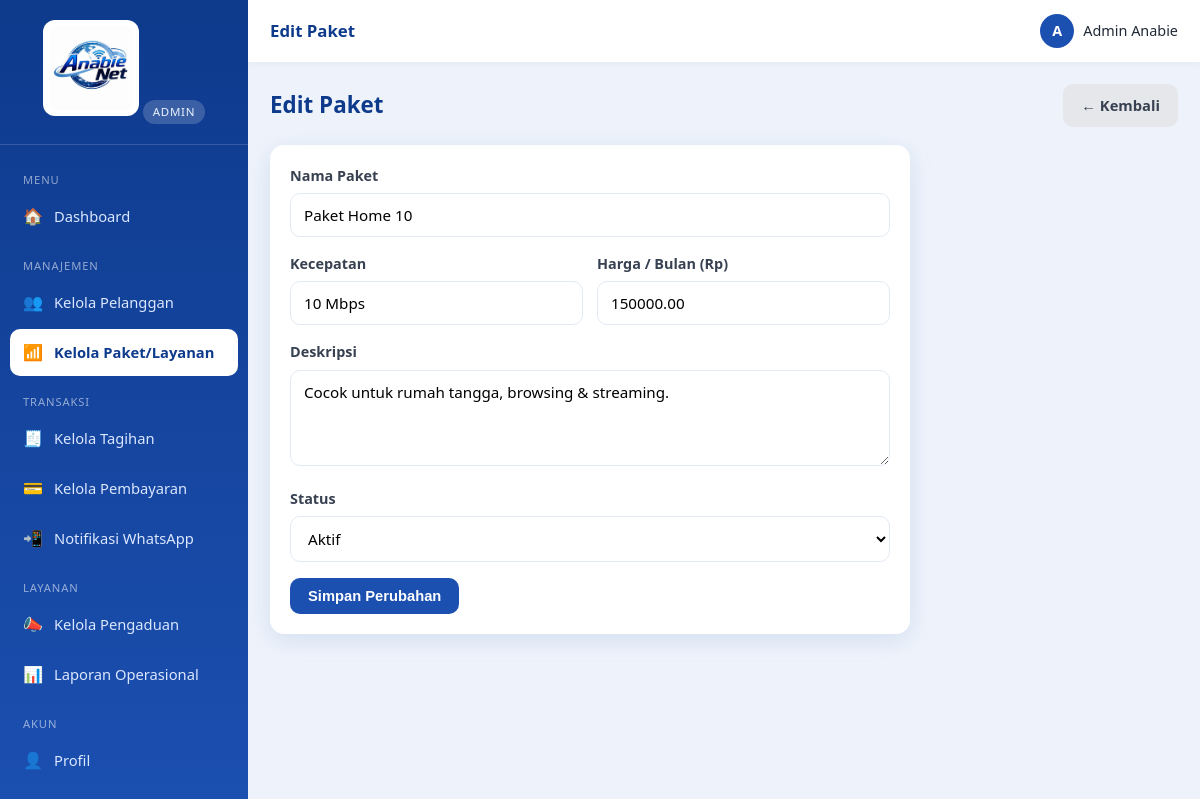
The app's page /index.php?r=paket.edit&id=1 (signed in) with its own data.
### tables this page shows
CREATE TABLE `paket` (
  `id`         INT AUTO_INCREMENT PRIMARY KEY,
  `nama`       VARCHAR(120) NOT NULL,
  `kecepatan`  VARCHAR(60) NOT NULL,
  `harga`      DECIMAL(12,2) NOT NULL DEFAULT 0,
  `deskripsi`  TEXT DEFAULT NULL,
  `status`     ENUM('aktif','nonaktif') NOT NULL DEFAULT 'aktif',
  `created_at` TIMESTAMP DEFAULT CURRENT_TIMESTAMP
);

### app/lib/view.php (called while the page is built, shortened)
<?php
function render(string $view, array $data = [], array $opts = []): void
{
    extract($data, EXTR_SKIP);
    include VIEW_PATH . '/' . $view . '.php';
    include VIEW_PATH . '/partials/layout.php';
}

### app/controllers/paket.php (called while the page is built, shortened)
<?php
function ctl_paket_edit(): void
{
    $paket = query_one("SELECT * FROM paket WHERE id=?", [(int) ($_GET['id'] ?? 0)]);
    render('admin/paket_form', compact('paket'),
        ['title' => 'Edit Paket', 'active' => 'paket.index']);
}

### public/index.php (called while the page is built, shortened)
<?php
require __DIR__ . '/../app/lib/db.php';
require __DIR__ . '/../app/lib/helpers.php';
require __DIR__ . '/../app/lib/view.php';
$r = $_GET['r'] ?? '';
[$handler, $roles] = $routes[$r];
call_user_func($handler);

### app/lib/db.php (called while the page is built, shortened)
<?php
function db(): PDO
{
    static $pdo = null;
    if ($pdo === null) {
        $dsn = sprintf('mysql:host=%s;port=%s;dbname=%s;charset=utf8mb4', DB_HOST, DB_PORT, DB_NAME);
        try {
            $pdo = new PDO($dsn, DB_USER, DB_PASS, [
                PDO::ATTR_ERRMODE            => PDO::ERRMODE_EXCEPTION,
                PDO::ATTR_DEFAULT_FETCH_MODE => PDO::FETCH_ASSOC,
                PDO::ATTR_EMULATE_PREPARES   => false,
            ]);
        } catch (PDOException $e) {
            http_response_code(500);
            die('Koneksi database gagal: ' . htmlspecialchars($e->getMessage()));
        }
    }
    return $pdo;
}
function query_one(string $sql, array $params = []): ?array
{
    $st = db()->prepare($sql);
    $st->execute($params);
    $row = $st->fetch();
    return $row === false ? null : $row;
}

### app/lib/helpers.php (called while the page is built, shortened)
<?php
function e($v): string
{
    return htmlspecialchars((string) ($v ?? ''), ENT_QUOTES, 'UTF-8');
}
function url(string $path = ''): string
{
    return BASE_URL . '/' . ltrim($path, '/');
}
function route(string $r, array $params = []): string
{
    $qs = array_merge(['r' => $r], $params);
    return url('index.php') . '?' . http_build_query($qs);
}
function status_label(string $status): string
{
    $map = [
        'belum_lunas' => 'Belum Lunas', 'lunas' => 'Lunas',
        'aktif' => 'Aktif', 'isolir' => 'Isolir', 'nonaktif' => 'Nonaktif',
        'baru' => 'Baru', 'diproses' => 'Diproses', 'selesai' => 'Selesai',
    ];
    return $map[$status] ?? ucfirst(str_replace('_', ' ', $status));
}

### app/views/admin/paket_form.php (the view, shortened to what this page needs)
<?php $edit = (bool) $paket; ?>
<div class="page-head">
  <div><h1><?= $edit ? 'Edit' : 'Tambah' ?> Paket</h1></div>
  <a class="btn btn-muted" href="<?= route('paket.index') ?>">&larr; Kembali</a>
</div>
<div class="card" style="max-width:640px">
  <form method="post" action="<?= $edit ? route('paket.update') : route('paket.store') ?>">
    <div class="form-group">
      <label>Nama Paket</label>
      <input class="form-control" name="nama" required value="<?= e($paket['nama'] ?? '') ?>">
    </div>
    <div class="form-row">
      <div class="form-group">
        <label>Kecepatan</label>
        <input class="form-control" name="kecepatan" required value="<?= e($paket['kecepatan'] ?? '') ?>" placeholder="mis. 20 Mbps">
      </div>
      <div class="form-group">
        <label>Harga / Bulan (Rp)</label>
        <input class="form-control" type="number" min="0" step="1000" name="harga" required value="<?= e($paket['harga'] ?? 0) ?>">
      </div>
    </div>
    <div class="form-group">
      <label>Deskripsi</label>
      <textarea class="form-control" name="deskripsi"><?= e($paket['deskripsi'] ?? '') ?></textarea>
    </div>
    <div class="form-group">
      <label>Status</label>
      <select class="form-control" name="status">
        <?php foreach (['aktif','nonaktif'] as $s): ?>
          <option value="<?= $s ?>" <?= ($paket['status'] ?? 'aktif') === $s ? 'selected' : '' ?>><?= status_label($s) ?></option>
        <?php endforeach; ?>
      </select>
    </div>
    <button class="btn btn-primary" type="submit"><?= $edit ? 'Simpan Perubahan' : 'Simpan' ?></button>
  </form>
</div>

### public/assets/css/style.css (style rules this page uses)
:root { --primary:#1b4fb0; --primary-dark:#0e3a8c; --primary-light:#3b82f6; --accent:#22a7f0; --bg:#eef3fb; --surface:#ffffff; --text:#1f2937; --muted:#6b7280; --border:#e3e9f3; --success:#16a34a; --danger:#dc2626; --warning:#d97706; --info:#0284c7; --shadow:0 6px 24px rgba(27,79,176,.12); --radius:14px; --sidebar-w:248px; }
* { box-sizing:border-box;margin:0;padding:0 }
html,body { height:100% }
body { font-family:'Segoe UI',Roboto,Helvetica,Arial,sans-serif; background:var(--bg); color:var(--text); line-height:1.55; font-size:15px; }
a { color:var(--primary);text-decoration:none }
.form-group { margin-bottom:16px;text-align:left }
.form-group label { display:block;font-weight:600;margin-bottom:6px;font-size:.9rem;color:#374151 }
.form-control,select.form-control,textarea.form-control { width:100%;padding:11px 13px;border:1px solid var(--border);border-radius:10px; font-size:.95rem;font-family:inherit;background:#fff;transition:border .15s,box-shadow .15s; }
textarea.form-control { min-height:96px;resize:vertical }
.form-row { display:flex;gap:14px;flex-wrap:wrap }
.form-row .form-group { flex:1;min-width:180px }
.btn { display:inline-flex;align-items:center;gap:7px;justify-content:center; padding:10px 18px;border:none;border-radius:10px;font-size:.92rem;font-weight:600; cursor:pointer;transition:transform .05s,filter .15s;text-decoration:none; }
.btn-primary { background:var(--primary);color:#fff }
.btn-muted { background:#e5e7eb;color:#374151 }
.card { background:var(--surface);border-radius:var(--radius);box-shadow:var(--shadow);padding:20px;margin-bottom:20px }
.page-head { display:flex;align-items:center;justify-content:space-between;gap:12px;flex-wrap:wrap;margin-bottom:18px }
.page-head h1 { font-size:1.4rem;color:var(--primary-dark) }

### records on screen
paket: nama "Paket Home 10", kecepatan "10 Mbps", harga "150000.00", deskripsi "Cocok untuk rumah tangga, browsing & streaming."

### other values on screen
role_label($role) "ADMIN"
$group "MENU"
$ico "🏠"
$label "Dashboard"
$group "MANAJEMEN"
$ico "👥"
$label "Kelola Pelanggan"
$ico "📶"
$label "Kelola Paket/Layanan"
$group "TRANSAKSI"
$ico "🧾"
$label "Kelola Tagihan"
$ico "💳"
$label "Kelola Pembayaran"
$ico "📲"
